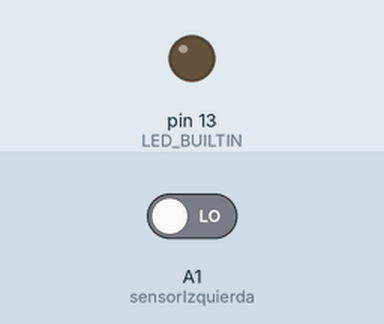
Recording of a sketch running on a simulated Arduino Uno, built with avr-gcc and run on an emulated ATmega328P. On the bench: output pins drawn as LEDs (lit = HIGH). The inputs (shaded band) are chosen by the test bench; at power-on: A1 (sensorIzquierda) LOW.

Above: at 1.2 s.
1.3 s: A1 (sensorIzquierda) driven HIGH
At 2.3 s:
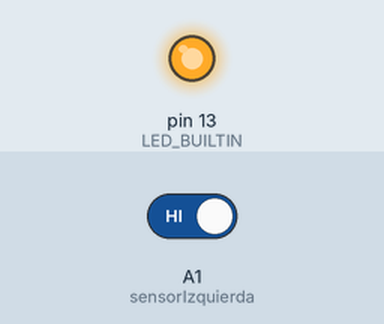
2.8 s: A1 (sensorIzquierda) driven LOW
At 3.5 s:
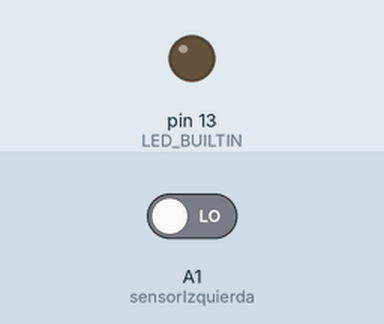
Timing chart, 0 to 5.8 s (numbered marks = the images above; inputs shaded):
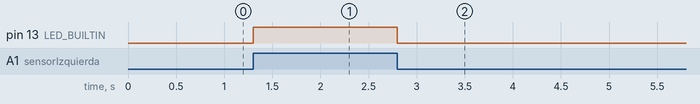

Measured:
- after the input at 1.3 s, pin 13 (LED_BUILTIN): LOW → HIGH at once
- after the input at 2.8 s, pin 13 (LED_BUILTIN): HIGH → LOW at once

The sketch:

Prueba_sensores.ino
```cpp
// Definicion de cada uno de los pines a los que se conectan los sensores infrarrojos
const int sensorDerecha = A2;
const int sensorCentro = A0;
const int sensorIzquierda = A1;

void setup()
{
  pinMode(sensorCentro, INPUT);
  pinMode(sensorDerecha, INPUT);
  pinMode(sensorIzquierda, INPUT);
  pinMode(LED_BUILTIN, OUTPUT);
}

void loop()
{
  int value = 0; // Variable para alamacenar el valor de la lectura
  value = digitalRead(sensorIzquierda);  //Lectura digital de pin

  if (value == HIGH)
  {
    digitalWrite(LED_BUILTIN, HIGH);
  }
  else
  {
    digitalWrite(LED_BUILTIN, LOW);
  }
}
```
